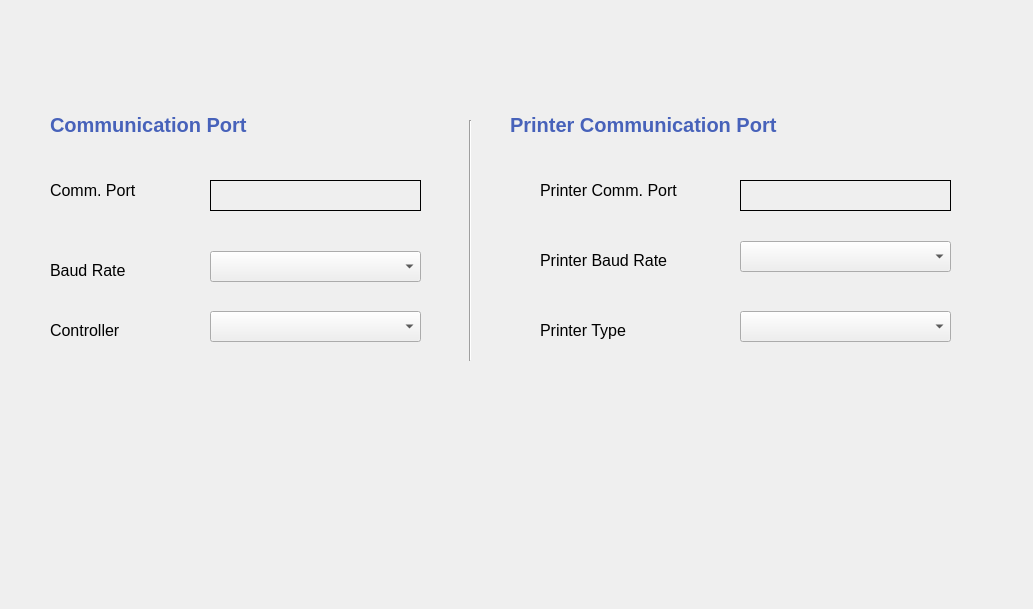
      <widget class="QWidget" name="CommPortSettings">
       <widget class="QLabel" name="lb_InnerBackground">
        <property name="geometry">
         <rect>
          <x>0</x>
          <y>0</y>
          <width>1024</width>
          <height>600</height>
         </rect>
        </property>
        <property name="autoFillBackground">
         <bool>true</bool>
        </property>
        <property name="text">
         <string/>
        </property>
        <property name="pixmap">
         <pixmap>WeighBridgeScreens/weigh bridge screen/comm-port.png</pixmap>
        </property>
       </widget>
       <widget class="QComboBox" name="combo_settings_Controller">
        <property name="geometry">
         <rect>
          <x>210</x>
          <y>311</y>
          <width>211</width>
          <height>31</height>
         </rect>
        </property>
       </widget>
       <widget class="QLabel" name="lb_settings_Controller">
        <property name="geometry">
         <rect>
          <x>50</x>
          <y>310</y>
          <width>111</width>
          <height>41</height>
         </rect>
        </property>
        <property name="font">
         <font>
          <pointsize>12</pointsize>
          <weight>50</weight>
          <bold>false</bold>
         </font>
        </property>
        <property name="text">
         <string>Controller</string>
        </property>
       </widget>
       <widget class="QLabel" name="lb_settings_CommPort">
        <property name="geometry">
         <rect>
          <x>50</x>
          <y>170</y>
          <width>111</width>
          <height>41</height>
         </rect>
        </property>
        <property name="font">
         <font>
          <pointsize>12</pointsize>
          <weight>50</weight>
          <bold>false</bold>
         </font>
        </property>
        <property name="text">
         <string>Comm. Port</string>
        </property>
       </widget>
       <widget class="QComboBox" name="combo_settings_BaudRate">
        <property name="geometry">
         <rect>
          <x>210</x>
          <y>251</y>
          <width>211</width>
          <height>31</height>
         </rect>
        </property>
       </widget>
       <widget class="QLabel" name="lb_settings_BaudRate">
        <property name="enabled">
         <bool>true</bool>
        </property>
        <property name="geometry">
         <rect>
          <x>50</x>
          <y>250</y>
          <width>111</width>
          <height>41</height>
         </rect>
        </property>
        <property name="font">
         <font>
          <pointsize>12</pointsize>
          <weight>50</weight>
          <bold>false</bold>
         </font>
        </property>
        <property name="mouseTracking">
         <bool>false</bool>
        </property>
        <property name="text">
         <string>Baud Rate</string>
        </property>
       </widget>
       <widget class="QLabel" name="lb_settings_PrinterBaudRate">
        <property name="geometry">
         <rect>
          <x>540</x>
          <y>240</y>
          <width>161</width>
          <height>41</height>
         </rect>
        </property>
        <property name="font">
         <font>
          <pointsize>12</pointsize>
          <weight>50</weight>
          <bold>false</bold>
         </font>
        </property>
        <property name="text">
         <string>Printer Baud Rate</string>
        </property>
       </widget>
       <widget class="QLabel" name="lb_settings_PrinterType">
        <property name="geometry">
         <rect>
          <x>540</x>
          <y>310</y>
          <width>111</width>
          <height>41</height>
         </rect>
        </property>
        <property name="font">
         <font>
          <pointsize>12</pointsize>
          <weight>50</weight>
          <bold>false</bold>
         </font>
        </property>
        <property name="text">
         <string>Printer Type</string>
        </property>
       </widget>
       <widget class="QComboBox" name="combo_settings_PrinterType">
        <property name="geometry">
         <rect>
          <x>740</x>
          <y>311</y>
          <width>211</width>
          <height>31</height>
         </rect>
        </property>
       </widget>
       <widget class="QLabel" name="lb_settings_PrinterCommPort">
        <property name="geometry">
         <rect>
          <x>540</x>
          <y>170</y>
          <width>171</width>
          <height>41</height>
         </rect>
        </property>
        <property name="font">
         <font>
          <pointsize>12</pointsize>
          <weight>50</weight>
          <bold>false</bold>
         </font>
        </property>
        <property name="text">
         <string>Printer Comm. Port</string>
        </property>
       </widget>
       <widget class="QComboBox" name="combo_settings_PrinterBaudRate">
        <property name="geometry">
         <rect>
          <x>740</x>
          <y>241</y>
          <width>211</width>
          <height>31</height>
         </rect>
        </property>
       </widget>
       <widget class="QLabel" name="lb_settings_PrinterCommPortDisplay">
        <property name="geometry">
         <rect>
          <x>740</x>
          <y>180</y>
          <width>211</width>
          <height>31</height>
         </rect>
        </property>
        <property name="font">
         <font>
          <pointsize>12</pointsize>
         </font>
        </property>
        <property name="frameShape">
         <enum>QFrame::Box</enum>
        </property>
        <property name="text">
         <string/>
        </property>
       </widget>
       <widget class="QPushButton" name="pb_settings_search">
        <property name="geometry">
         <rect>
          <x>390</x>
          <y>400</y>
          <width>181</width>
          <height>61</height>
         </rect>
        </property>
        <property name="styleSheet">
         <string notr="true">
boder-style: outset;
border-wiidth: 2px;
border-radius: 12px;
border-color: black;
font: bold 16px;
</string>
        </property>
        <property name="text">
         <string/>
        </property>
        <property name="icon">
         <iconset>
          <normaloff>WeighBridgeScreens/Button/search.png</normaloff>WeighBridgeScreens/Button/search.png</iconset>
        </property>
        <property name="iconSize">
         <size>
          <width>184</width>
          <height>181</height>
         </size>
        </property>
       </widget>
       <widget class="QPushButton" name="pb_settings_Comm_save">
        <property name="geometry">
         <rect>
          <x>590</x>
          <y>400</y>
          <width>181</width>
          <height>61</height>
         </rect>
        </property>
        <property name="styleSheet">
         <string notr="true">
boder-style: outset;
border-wiidth: 2px;
border-radius: 12px;
border-color: black;
font: bold 16px;
</string>
        </property>
        <property name="text">
         <string/>
        </property>
        <property name="icon">
         <iconset>
          <normaloff>WeighBridgeScreens/Button/save.png</normaloff>WeighBridgeScreens/Button/save.png</iconset>
        </property>
        <property name="iconSize">
         <size>
          <width>181</width>
          <height>181</height>
         </size>
        </property>
       </widget>
       <widget class="QLabel" name="lb_settings_CommPortDisplay">
        <property name="geometry">
         <rect>
          <x>210</x>
          <y>180</y>
          <width>211</width>
          <height>31</height>
         </rect>
        </property>
        <property name="font">
         <font>
          <pointsize>12</pointsize>
         </font>
        </property>
        <property name="frameShape">
         <enum>QFrame::Box</enum>
        </property>
        <property name="text">
         <string/>
        </property>
       </widget>
       <widget class="QPushButton" name="pb_settings_comport_close">
        <property name="geometry">
         <rect>
          <x>790</x>
          <y>400</y>
          <width>181</width>
          <height>61</height>
         </rect>
        </property>
        <property name="styleSheet">
         <string notr="true">
boder-style: outset;
border-wiidth: 2px;
border-radius: 12px;
border-color: black;
font: bold 16px;
</string>
        </property>
        <property name="text">
         <string/>
        </property>
        <property name="icon">
         <iconset>
          <normaloff>WeighBridgeScreens/Button/close.png</normaloff>WeighBridgeScreens/Button/close.png</iconset>
        </property>
        <property name="iconSize">
         <size>
          <width>181</width>
          <height>181</height>
         </size>
        </property>
       </widget>
       <widget class="Line" name="line">
        <property name="geometry">
         <rect>
          <x>460</x>
          <y>120</y>
          <width>20</width>
          <height>241</height>
         </rect>
        </property>
        <property name="orientation">
         <enum>Qt::Vertical</enum>
        </property>
       </widget>
       <widget class="QLabel" name="lb_settings_commportHeading">
        <property name="geometry">
         <rect>
          <x>50</x>
          <y>110</y>
          <width>371</width>
          <height>31</height>
         </rect>
        </property>
        <property name="font">
         <font>
          <pointsize>15</pointsize>
          <weight>75</weight>
          <bold>true</bold>
         </font>
        </property>
        <property name="text">
         <string>&lt;html&gt;&lt;head/&gt;&lt;body&gt;&lt;p&gt;&lt;span style=&quot; color:#4762ba;&quot;&gt;Communication Port&lt;/span&gt;&lt;/p&gt;&lt;/body&gt;&lt;/html&gt;</string>
        </property>
       </widget>
       <widget class="QLabel" name="lb_settings_PrinterCommportHeading">
        <property name="geometry">
         <rect>
          <x>510</x>
          <y>110</y>
          <width>371</width>
          <height>31</height>
         </rect>
        </property>
        <property name="font">
         <font>
          <pointsize>15</pointsize>
          <weight>75</weight>
          <bold>true</bold>
         </font>
        </property>
        <property name="text">
         <string>&lt;html&gt;&lt;head/&gt;&lt;body&gt;&lt;p&gt;&lt;span style=&quot; color:#4762ba;&quot;&gt;Printer Communication Port&lt;/span&gt;&lt;/p&gt;&lt;/body&gt;&lt;/html&gt;</string>
        </property>
       </widget>
      </widget>
